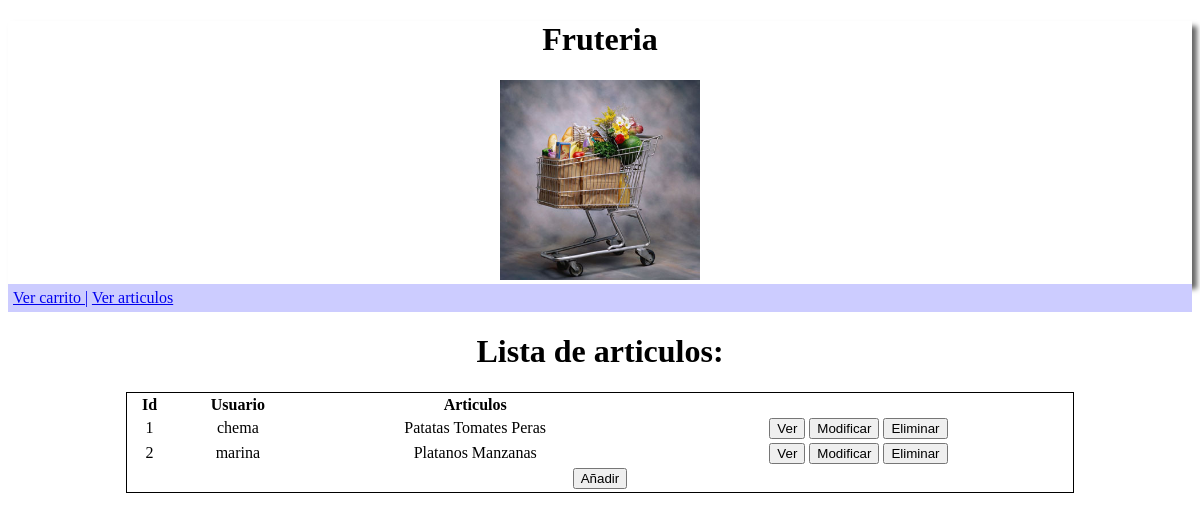
The app's page /carrito/verCarrito with its own data.
### tables this page shows
CREATE TABLE IF NOT EXISTS `carrito` (
  `id` int(11) NOT NULL AUTO_INCREMENT,
  `usuario` varchar(30) NOT NULL,
  `articulos` varchar(255) NOT NULL,
  PRIMARY KEY (`id`)
);

### nucleo/Controlador.php (called while the page is built, shortened)
<?php
class Controlador extends BD {
    public function renderizar(array $datos = array()) {
        include "app/vistas/" . \nucleo\Distribuidor::getControlador() . "/" . \nucleo\Distribuidor::getMetodo() . ".php";
    }
}

### app/controladores/carrito.php (called while the page is built, shortened)
<?php
class carrito extends Controlador {
    public function verCarrito(){
        $carritos = $this->obtenerTodo("carrito");
        $this->renderizar(array("carritos"=>$carritos));
    }
}

### nucleo/Distribuidor.php (called while the page is built, shortened)
<?php
class Distribuidor {
    public static function mostrarVista() {
        $metodo = "";
        $modulo = new $controlador();
        if (!isset($_GET["metodo"])) {
            $metodo = \app\Configuracion::$metodo_defecto;
        } else {
            $metodo = $_GET["metodo"];
        }
        if (isset($_GET["id"])) {
            $id = $_GET["id"];
            $modulo->$metodo($_POST,$id);
        } else {
            $modulo->$metodo($_POST);
        }
    }
}

### nucleo/Aplicacion.php (called while the page is built, shortened)
<?php
class Aplicacion {
    public function __construct() {
        \nucleo\Distribuidor::mostrarVista();
    }
}

### index.php (called while the page is built, shortened)
<?php
require_once "nucleo/Autoload.php";
$aplicacion = new \nucleo\Aplicacion();

### nucleo/BD.php (called while the page is built, shortened)
<?php
class BD implements InterfazBD {
    private $baseDatos;
    private $conexion;
    private $server;
    private $user;
    private $password;
    public function __construct() {
        $this->baseDatos = \app\Configuracion::$dataBase;
        $this->server = \app\Configuracion::$server;
        $this->user = \app\Configuracion::$user;
        $this->password = \app\Configuracion::$password;
    }
    public function conectar() {
        $this->conexion = new \mysqli($this->server, $this->user, $this->password, $this->baseDatos);
        return $this->conexion == null ? false : true;
    }
    public function select($query = null) {
        $resultado = $this->conexion->query($query);
        $filas = array();
        while ($fila = $resultado->fetch_object()) {
            array_push($filas, $fila);
        }
        return $filas;
    }
    public function obtenerTodo($tabla, array $clausulas=array()) {
        $string_clausulas = "";
        $query = "select * from " . $tabla." ".$string_clausulas;
        $filas = $this->select($query);
        $lista = array();
        foreach ($filas as $fila) {
            $nuevo = new $tabla();
            $nuevo->guardarDatosDeArray($fila);
            array_push($lista, $nuevo);
        }
        return $lista;
    }
}

### nucleo/Autoload.php (called while the page is built, shortened)
<?php
class Autoload {
    public function cargarFicheros($clase) {
        $nombre_clase = str_replace("\\", "/", $clase);
    }
}

### nucleo/Clase_base.php (called while the page is built, shortened)
<?php
class Clase_base {
    public function guardarDatosDeArray($datos) {
        foreach ($datos as $campo => $valor) {
            $campo = strtoupper(substr($campo, 0, 1)) . substr($campo, 1);
            $metodo = "get" . $campo;
            $es_array = $this->$metodo();
            if (is_array($es_array)) {
                $valor = str_getcsv($valor, "|");
            }
            $metodo = "set" . $campo;
        }
    }
}

### app/modelos/carrito.php (called while the page is built, shortened)
<?php
class carrito extends \nucleo\Clase_base {
    private $id;
    private $usuario;
    private $articulos = array();
    public function getId() {
        return $this->id;
    }
    public function getUsuario() {
        return $this->usuario;
    }
    public function getArticulos() {
        return $this->articulos;
    }
    public function setId($id) {
        $this->id = $id;
    }
    public function setUsuario($usuario) {
        $this->usuario = $usuario;
    }
    public function setArticulos(array $articulos) {
        $this->articulos = $articulos;
    }
    public function obtenerArticulosString(){
        $articulos = "";
        foreach($this->articulos as $articulo){
            $articulos .= $articulo." ";
        }
        return $articulos;
    }
}

### nucleo/URL.php (called while the page is built, shortened)
<?php
class URL {
    public static function ruta(array $parametros = array()) {
        $ruta = "";
        foreach ($parametros as $index => $parametro) {
            if ($index < count($parametros) - 1)
                $ruta .= $parametro . "/";
            else
                $ruta .= $parametro;
        }
        return URL . $ruta;
    }
}

### app/vistas/carrito/verCarrito.php (the view)
<div class="seccion">
    <h1>Lista de articulos:</h1>
    <table id="tabla_listado">
        <thead>
            <tr>
                <th>Id</th>
                <th>Usuario</th>
                <th>Articulos</th>
            </tr>
        </thead>
        <tbody>
            <?php foreach ($carritos as $carrito): ?>
                <tr>
                    <td><?php echo $carrito->getId(); ?></a></td>
                    <td><?php echo $carrito->getUsuario(); ?></td>
                    <td><?php echo $carrito->obtenerArticulosString(); ?></td>
                    <td><a href="<?php  ?>"><button>Ver</button></a>
                        <a href="<?php  ?>"><button>Modificar</button></a>
                        <a href="<?php  ?>"><button>Eliminar</button></a>
                    </td>
                </tr>
            <?php endforeach; ?>
            <tr>
                <td colspan="6">
                    <a href="<?php echo nucleo\URL::ruta(array("carrito", "anadirCarrito")); ?>"><button>Añadir</button></a>
                </td>
            </tr>
        </tbody>
    </table>
</div>

### recursos/fruteria/css/listado.css (style rules this page uses)
#tabla_listado { border: solid 1px; width: 100%; margin-top: 20px; }
.seccion { position: relative; width: 80%; left: 10%; text-align: center; }

### records on screen
carrito: id "1", usuario "chema", obtenerArticulosString "Patatas Tomates Peras"
carrito: id "2", usuario "marina", obtenerArticulosString "Platanos Manzanas"
